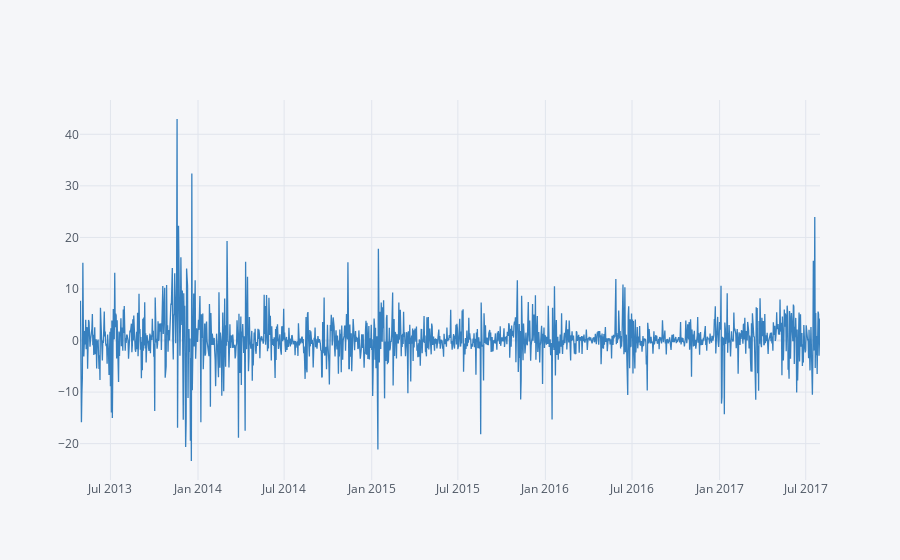

The cell this chart's notebook holds for it:
### Code cell
#this converts the index to a string
Bit.index = Bit.index.astype(str)
Bit['Close_price_pct_change'].iplot(color='blue')

### Figure 1 — Plotly figure (JSON) as saved in the notebook; plotly's stock layout.template omitted (floating-point values rounded to 4 significant figures; data arrays with more than 128 entries replaced by an {"elided": "..."} marker saying what was removed)
{"data": [{"line": {"color": "rgba(55, 128, 191, 1.0)", "dash": "solid", "shape": "linear", "width": 1.3}, "mode": "lines", "name": "Close_price_pct_change", "text": "", "type": "scatter", "x": {"elided": "1556 str values"}, "y": {"elided": "1556 mixed values"}}], "layout": {"autosize": true, "legend": {"bgcolor": "#F5F6F9", "font": {"color": "#4D5663"}}, "paper_bgcolor": "#F5F6F9", "plot_bgcolor": "#F5F6F9", "title": {"font": {"color": "#4D5663"}}, "xaxis": {"autorange": true, "gridcolor": "#E1E5ED", "range": ["2013-04-28", "2017-07-31"], "showgrid": true, "tickfont": {"color": "#4D5663"}, "title": {"font": {"color": "#4D5663"}, "text": ""}, "type": "date", "zerolinecolor": "#E1E5ED"}, "yaxis": {"autorange": true, "gridcolor": "#E1E5ED", "range": [-27.06, 46.65], "showgrid": true, "tickfont": {"color": "#4D5663"}, "title": {"font": {"color": "#4D5663"}, "text": ""}, "type": "linear", "zerolinecolor": "#E1E5ED"}}}
